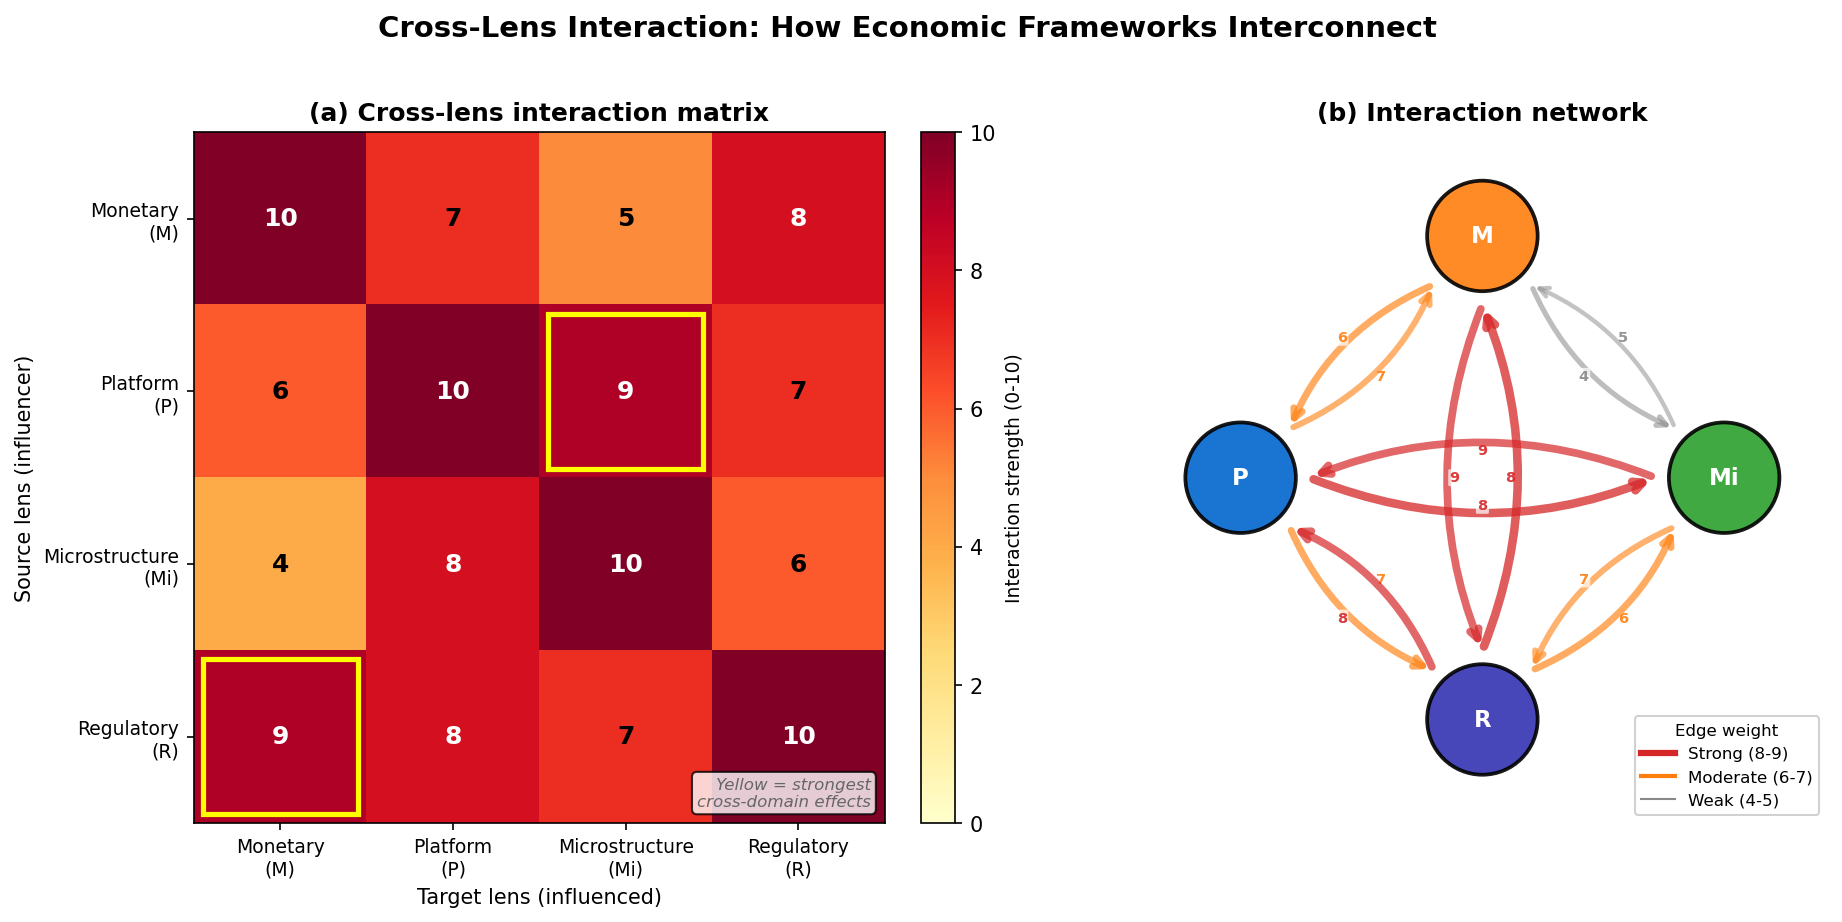

Reproduce this figure in Python.
r"""Cross-Lens Interaction Matrix: Four Economic Lenses
# Multi-panel override: comparative statics requires simultaneous visibility

Cross-lens: 4x4 matrix. M->P:7, P->Mi:9, R->M:9. Based on course synthesis.

Economic Model:
Interaction strength matrix $I$ where $I_{ij}$ quantifies how strongly
lens $i$ influences lens $j$ (scale 0-10). Diagonal = self-reinforcement = 10.
High off-diagonal values reveal critical cross-domain feedback loops:
M (Monetary) -> P (Platform) = 7: money supply affects platform adoption.
P -> Mi (Microstructure) = 9: network effects dominate liquidity provision.
R (Regulatory) -> M = 9: regulation shapes monetary policy transmission.

Citation: Course synthesis integrating Acemoglu (2015), Adrian & Brunnermeier (2016), Cong & He (2019)
"""
import matplotlib.pyplot as plt
import matplotlib.patches as mpatches
import numpy as np
from pathlib import Path

np.random.seed(42)

plt.rcParams.update({
    'font.size': 11, 'axes.labelsize': 11, 'axes.titlesize': 13,
    'xtick.labelsize': 10, 'ytick.labelsize': 10, 'legend.fontsize': 9,
    'figure.dpi': 150
})

MLPURPLE = '#3333B2'
MLBLUE = '#0066CC'
MLORANGE = '#FF7F0E'
MLGREEN = '#2CA02C'
MLRED = '#D62728'
MLLAVENDER = '#ADADE0'

# ── 4x4 interaction matrix ──
lenses = ['Monetary\n(M)', 'Platform\n(P)', 'Microstructure\n(Mi)', 'Regulatory\n(R)']
short_names = ['M', 'P', 'Mi', 'R']
lens_colors = [MLORANGE, MLBLUE, MLGREEN, MLPURPLE]

# I[i,j] = influence of lens i on lens j
interaction = np.array([
    [10,  7,  5,  8],   # M -> M,P,Mi,R
    [ 6, 10,  9,  7],   # P -> M,P,Mi,R
    [ 4,  8, 10,  6],   # Mi -> M,P,Mi,R
    [ 9,  8,  7, 10],   # R -> M,P,Mi,R
])

fig, (ax1, ax2) = plt.subplots(1, 2, figsize=(14, 6),
                                gridspec_kw={'width_ratios': [1, 1]})

# ══════════════════════════════════════════════════════════
# Panel (a): Annotated heatmap
# ══════════════════════════════════════════════════════════
im = ax1.imshow(interaction, cmap='YlOrRd', aspect='equal', vmin=0, vmax=10)

ax1.set_xticks(np.arange(len(lenses)))
ax1.set_yticks(np.arange(len(lenses)))
ax1.set_xticklabels(lenses, fontsize=9)
ax1.set_yticklabels(lenses, fontsize=9)

# Annotate cells
for i in range(len(lenses)):
    for j in range(len(lenses)):
        val = interaction[i, j]
        text_color = 'white' if val >= 8 else 'black'
        ax1.text(j, i, f'{val}', ha='center', va='center',
                 fontsize=12, fontweight='bold', color=text_color)

cbar = plt.colorbar(im, ax=ax1, fraction=0.046, pad=0.04)
cbar.set_label('Interaction strength (0-10)', fontsize=9)

ax1.set_title('(a) Cross-lens interaction matrix', fontsize=12, fontweight='bold')
ax1.set_xlabel('Target lens (influenced)', fontsize=10)
ax1.set_ylabel('Source lens (influencer)', fontsize=10)

# Highlight strongest off-diagonal interactions
# P->Mi = 9
ax1.add_patch(plt.Rectangle((2 - 0.45, 1 - 0.45), 0.9, 0.9,
              fill=False, edgecolor='yellow', linewidth=2.5, zorder=10))
# R->M = 9
ax1.add_patch(plt.Rectangle((0 - 0.45, 3 - 0.45), 0.9, 0.9,
              fill=False, edgecolor='yellow', linewidth=2.5, zorder=10))

ax1.text(0.98, 0.02, 'Yellow = strongest\ncross-domain effects',
         transform=ax1.transAxes, ha='right', va='bottom',
         fontsize=8, style='italic', color='#666666',
         bbox=dict(boxstyle='round', facecolor='white', alpha=0.8))

# ══════════════════════════════════════════════════════════
# Panel (b): Network with matplotlib (4 nodes, weighted edges)
# ══════════════════════════════════════════════════════════

# Node positions in a diamond layout
positions = {
    0: np.array([0.5, 0.85]),   # M (top)
    1: np.array([0.15, 0.5]),   # P (left)
    2: np.array([0.85, 0.5]),   # Mi (right)
    3: np.array([0.5, 0.15]),   # R (bottom)
}
node_radius = 0.08

# Draw edges (off-diagonal only)
for i in range(4):
    for j in range(4):
        if i == j:
            continue
        val = interaction[i, j]
        if val < 4:
            continue  # skip very weak connections
        src = positions[i]
        tgt = positions[j]
        direction = tgt - src
        dist = np.linalg.norm(direction)
        unit = direction / dist
        # Offset from node boundary
        start = src + unit * (node_radius + 0.02)
        end = tgt - unit * (node_radius + 0.02)

        lw = 0.5 + val * 0.4
        alpha = 0.3 + (val / 10) * 0.5
        color = MLRED if val >= 8 else (MLORANGE if val >= 6 else '#888888')

        ax2.annotate('', xy=end, xytext=start,
                     arrowprops=dict(arrowstyle='->', lw=lw, color=color,
                                     alpha=alpha, connectionstyle='arc3,rad=0.2'))
        # Label on edge
        mid = (start + end) / 2
        # Perpendicular offset for label
        perp = np.array([-unit[1], unit[0]]) * 0.04
        ax2.text(mid[0] + perp[0], mid[1] + perp[1], str(val),
                 ha='center', va='center', fontsize=7, fontweight='bold',
                 color=color, alpha=0.9,
                 bbox=dict(boxstyle='round,pad=0.1', facecolor='white',
                           edgecolor='none', alpha=0.7))

# Draw nodes
for i in range(4):
    circle = plt.Circle(positions[i], node_radius, facecolor=lens_colors[i],
                        edgecolor='black', linewidth=1.8, zorder=5, alpha=0.9)
    ax2.add_patch(circle)
    ax2.text(positions[i][0], positions[i][1], short_names[i],
             ha='center', va='center', fontsize=11,
             fontweight='bold', color='white', zorder=6)

# Legend
legend_els = [
    plt.Line2D([0], [0], color=MLRED, lw=3, label='Strong (8-9)'),
    plt.Line2D([0], [0], color=MLORANGE, lw=2, label='Moderate (6-7)'),
    plt.Line2D([0], [0], color='#888888', lw=1, label='Weak (4-5)'),
]
ax2.legend(handles=legend_els, loc='lower right', fontsize=8,
           title='Edge weight', title_fontsize=8, framealpha=0.9)

ax2.set_xlim(0, 1)
ax2.set_ylim(0, 1)
ax2.set_aspect('equal')
ax2.axis('off')
ax2.set_title('(b) Interaction network', fontsize=12, fontweight='bold')

fig.suptitle('Cross-Lens Interaction: How Economic Frameworks Interconnect',
             fontsize=14, fontweight='bold', y=1.01)

plt.tight_layout()
plt.savefig(Path(__file__).parent / 'chart.pdf', dpi=300, bbox_inches='tight')
plt.savefig(Path(__file__).parent / 'chart.png', dpi=150, bbox_inches='tight')
plt.close()
print("Chart saved to chart.pdf and chart.png")
